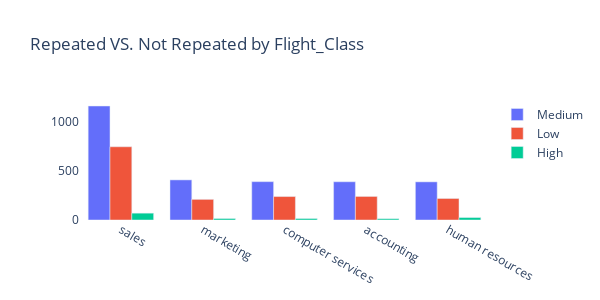

The code cell stored with this chart in its notebook:
### Code cell
m = data[data.Churn_risk == "medium"][["Department","Churn_risk"]].groupby(["Department"]).count().sort_values(by = "Churn_risk", ascending = False).reset_index() 
l = data[data.Churn_risk == "low"][["Department","Churn_risk"]].groupby(["Department"]).count().sort_values(by = "Churn_risk", ascending = False).reset_index()
h = data[data.Churn_risk == "high"][["Department","Churn_risk"]].groupby(["Department"]).count().sort_values(by = "Churn_risk", ascending = False).reset_index()

pf_group = m.merge(l, left_on= "Department", right_on="Department" ).head()
fig = go.Figure(data=[ 
    go.Bar(name='Medium', x=pf_group['Department'], y=pf_group['Churn_risk_x']),
    go.Bar(name='Low', x=pf_group['Department'], y=pf_group['Churn_risk_y'])

]) 
pf_group = m.merge(h, left_on= "Department", right_on="Department" ).head()
fig.add_trace(go.Bar(name='High', x=pf_group['Department'], y=pf_group['Churn_risk_y']))
# Change the bar mode 
fig.update_layout(barmode="group",height=300, width=600, title_text="Repeated VS. Not Repeated by Flight_Class", plot_bgcolor="white")
fig.show()

### Figure 1 — Plotly figure (JSON) as saved in the notebook; plotly's stock layout.template omitted (floating-point values rounded to 4 significant figures)
{"data": [{"name": "Medium", "type": "bar", "x": ["sales", "marketing", "computer services", "accounting", "human resources"], "y": [1166, 410, 392, 391, 390]}, {"name": "Low", "type": "bar", "x": ["sales", "marketing", "computer services", "accounting", "human resources"], "y": [749, 211, 240, 241, 220]}, {"name": "High", "type": "bar", "x": ["sales", "marketing", "computer services", "accounting", "human resources"], "y": [70, 15, 15, 13, 25]}], "layout": {"barmode": "group", "height": 300, "plot_bgcolor": "white", "title": {"text": "Repeated VS. Not Repeated by Flight_Class"}, "width": 600}}
